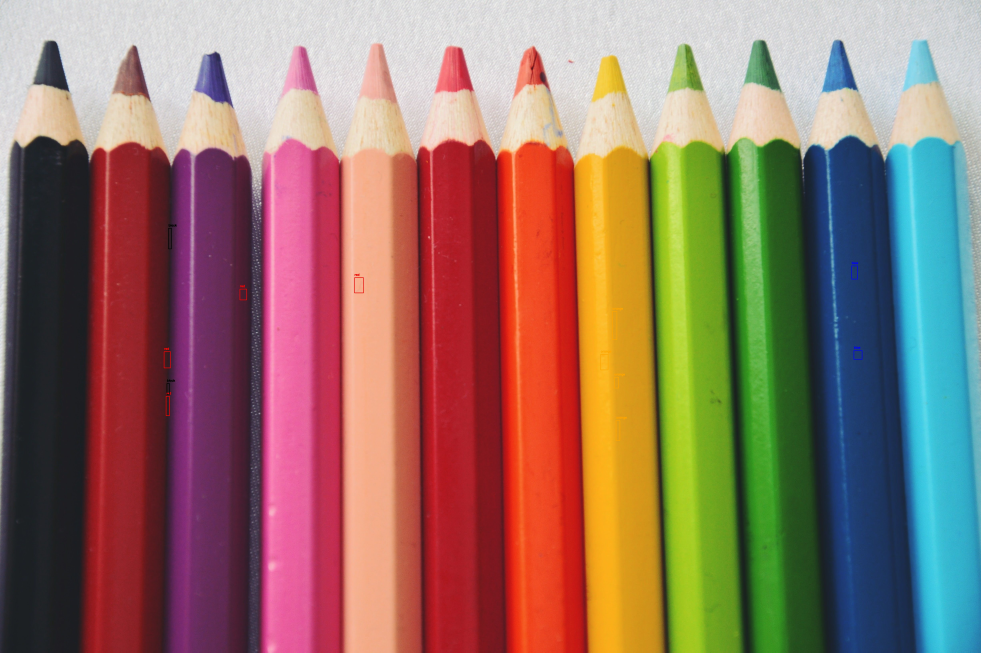
#> input picture output/pencils_detected.jpg, 4905 x 3261 px (shown at 1/5 size)
$ python main.py --image ../output/pencils_detected.jpg
#> lines starting #> are read from the running program, lines starting #| are printed output that depends on the picture; after the words box and inside, x2 and y2 are one past the last pixel; in counts of white or black regions, pixels touching at a corner belong together
#!/usr/bin/env python
"""
Pencil Counter and Localizer
----------------------------
This script analyzes an image of pencils to:
1. Count green pencils
2. Localize green pencils
3. Count and localize other pencils grouped by color

Uses traditional computer vision techniques (no AI/ML).
"""

import cv2
import numpy as np
import matplotlib.pyplot as plt
import argparse
import json
import os
from typing import List, Tuple, Dict, Any


def load_image(image_path: str) -> np.ndarray:
    """
    Load an image from the specified path.

    Args:
        image_path: Path to the image file

    Returns:
        Loaded image in BGR format
    """
    if not os.path.exists(image_path):
        raise FileNotFoundError(f"Image file not found: {image_path}")

    image = cv2.imread(image_path)
    if image is None:
        raise ValueError(f"Failed to load image: {image_path}")

    print(f"Loaded image with shape: {image.shape}")
    return image


def preprocess_image(image: np.ndarray) -> Tuple[np.ndarray, np.ndarray]:
    """
    Preprocess the image for pencil detection.

    Args:
        image: Input image in BGR format

    Returns:
        Tuple of (HSV image, blurred image)
    """
    # Convert to HSV color space
    hsv = cv2.cvtColor(image, cv2.COLOR_BGR2HSV)

    # Apply slight Gaussian blur to reduce noise
    blurred = cv2.GaussianBlur(image, (5, 5), 0)

    return hsv, blurred


def create_mask_for_color(hsv_image: np.ndarray, lower_bound: np.ndarray, upper_bound: np.ndarray) -> np.ndarray:
    """
    Create a binary mask for a given HSV color range.

    Args:
        hsv_image: Input image in HSV format
        lower_bound: Lower HSV bound for the color range
        upper_bound: Upper HSV bound for the color range

    Returns:
        Binary mask where the color is present
    """
    # Create initial mask
    mask = cv2.inRange(hsv_image, lower_bound, upper_bound)

    # Apply morphological operations to clean up the mask
    kernel = np.ones((9, 9), np.uint8)  # Increased kernel size for better connectivity
    mask = cv2.morphologyEx(mask, cv2.MORPH_OPEN, kernel)
    mask = cv2.morphologyEx(mask, cv2.MORPH_CLOSE, kernel)

    # Additional dilation to connect fragmented parts
    mask = cv2.dilate(mask, kernel, iterations=1)

    return mask


def find_pencils_in_mask(mask: np.ndarray, min_area: int = 500, max_area: int = 100000) -> List[Dict[str, Any]]:
    """
    Find pencil contours in a binary mask and filter by area and aspect ratio.

    Args:
        mask: Binary mask where pencils are white
        min_area: Minimum contour area to consider
        max_area: Maximum contour area to consider

    Returns:
        List of dictionaries with contour, bounding box, center and area information
    """
    # Find contours in the mask
    contours, _ = cv2.findContours(mask, cv2.RETR_EXTERNAL, cv2.CHAIN_APPROX_SIMPLE)

    # Filter contours by area and aspect ratio
    pencils = []
    for contour in contours:
        area = cv2.contourArea(contour)
        if min_area <= area <= max_area:
            # Get bounding box
            x, y, w, h = cv2.boundingRect(contour)

            # Calculate aspect ratio - pencils are typically elongated
            aspect_ratio = max(h, w) / min(h, w)

            # Filter by aspect ratio - pencils should be elongated
            if aspect_ratio >= 2.5:
                # Calculate center
                center_x = x + w // 2
                center_y = y + h // 2

                pencil_info = {
                    'contour': contour,
                    'bbox': (x, y, w, h),
                    'center': (center_x, center_y),
                    'area': area,
                    'aspect_ratio': aspect_ratio
                }

                pencils.append(pencil_info)

    return pencils


def get_dominant_color(image: np.ndarray, mask: np.ndarray) -> Tuple[int, int, int]:
    """
    Extract the dominant color from a region defined by a mask.

    Args:
        image: Input image in BGR format
        mask: Binary mask defining the region of interest

    Returns:
        Dominant color as BGR tuple
    """
    # Apply mask to the original image
    masked_img = cv2.bitwise_and(image, image, mask=mask)

    # Get non-zero pixels (pixels that belong to the pencil)
    non_zero_pixels = masked_img[mask > 0]

    # If no pixels, return black
    if len(non_zero_pixels) == 0:
        return (0, 0, 0)

    # Calculate average color
    average_color = np.mean(non_zero_pixels, axis=0)

    return tuple(map(int, average_color))


def classify_color(hsv_color: Tuple[int, int, int]) -> str:
    """
    Classify a color based on its HSV values.

    Args:
        hsv_color: Color in HSV format

    Returns:
        Color name as string
    """
    h, s, v = hsv_color

    # Define color ranges (hue values)
    # Hue ranges from 0 to 179 in OpenCV
    if s < 50 or v < 50:
        return "gray"

    if 0 <= h <= 10 or 170 <= h <= 180:
        return "red"
    elif 11 <= h <= 25:
        return "orange"
    elif 26 <= h <= 35:
        return "yellow"
    elif 36 <= h <= 70:
        return "green"
    elif 71 <= h <= 85:
        return "light_blue"
    elif 86 <= h <= 130:
        return "blue"
    elif 131 <= h <= 160:
        return "purple"
    else:
        return "pink"


def detect_green_pencils(image: np.ndarray, debug: bool = False) -> List[Dict[str, Any]]:
    """
    Detect green pencils in the image.

    Args:
        image: Input image in BGR format
        debug: If True, save debug images

    Returns:
        List of dictionaries containing green pencil information
    """
    # Preprocess image
    hsv, blurred = preprocess_image(image)

    # Define green color range in HSV - expanded range for better detection
    lower_green = np.array([35, 40, 40])  # Adjusted lower bound
    upper_green = np.array([85, 255, 255])  # Adjusted upper bound

    # Create mask for green color
    green_mask = create_mask_for_color(hsv, lower_green, upper_green)

    # Save debug image if requested
    if debug:
        debug_dir = os.path.join(os.getcwd(), "debug")
        os.makedirs(debug_dir, exist_ok=True)
        cv2.imwrite(os.path.join(debug_dir, "green_mask.jpg"), green_mask)

        # Create a visualization of the mask on the original image
        mask_overlay = image.copy()
        mask_overlay[green_mask > 0] = [0, 255, 0]  # Green overlay
        cv2.imwrite(os.path.join(debug_dir, "green_mask_overlay.jpg"), mask_overlay)

    # Find pencils in the green mask
    green_pencils = find_pencils_in_mask(green_mask)

    # For each green pencil, extract its dominant color in BGR and HSV
    for i, pencil in enumerate(green_pencils):
        # Create a mask for just this pencil
        single_pencil_mask = np.zeros_like(green_mask)
        cv2.drawContours(single_pencil_mask, [pencil['contour']], 0, 255, -1)

        # Get dominant color in BGR
        bgr_color = get_dominant_color(image, single_pencil_mask)
        pencil['bgr_color'] = bgr_color

        # Convert to HSV
        hsv_color = cv2.cvtColor(np.uint8([[bgr_color]]), cv2.COLOR_BGR2HSV)[0][0]
        pencil['hsv_color'] = tuple(hsv_color)

        # Classify color
        pencil['color_name'] = "green"  # We know it's green since we used green mask

        # Save debug image if requested
        if debug:
            x, y, w, h = pencil['bbox']
            # Extract the pencil region
            pencil_img = image[y:y+h, x:x+w].copy()
            cv2.imwrite(os.path.join(debug_dir, f"green_pencil_{i}.jpg"), pencil_img)

    print(f"Found {len(green_pencils)} green pencils")
    return green_pencils


def detect_all_pencils(image: np.ndarray, debug: bool = False) -> List[Dict[str, Any]]:
    """
    Detect all pencils in the image and classify them by color.

    Args:
        image: Input image in BGR format
        debug: If True, save debug images

    Returns:
        List of dictionaries containing pencil information with color classification
    """
    # Preprocess image
    hsv, blurred = preprocess_image(image)

    # Convert to grayscale for edge detection
    gray = cv2.cvtColor(blurred, cv2.COLOR_BGR2GRAY)

    # Apply adaptive thresholding for better segmentation
    thresh = cv2.adaptiveThreshold(gray, 255, cv2.ADAPTIVE_THRESH_GAUSSIAN_C,
                                 cv2.THRESH_BINARY_INV, 11, 2)

    # Apply Canny edge detection with adjusted parameters
    edges = cv2.Canny(gray, 30, 120)  # Lowered thresholds to detect more edges

    # Combine thresholding and edge detection for better results
    combined = cv2.bitwise_or(thresh, edges)

    # Dilate edges to connect gaps
    kernel = np.ones((9, 9), np.uint8)  # Larger kernel
    dilated_edges = cv2.dilate(combined, kernel, iterations=3)  # More iterations

    # Save debug images if requested
    if debug:
        debug_dir = os.path.join(os.getcwd(), "debug")
        os.makedirs(debug_dir, exist_ok=True)
        cv2.imwrite(os.path.join(debug_dir, "gray.jpg"), gray)
        cv2.imwrite(os.path.join(debug_dir, "thresh.jpg"), thresh)
        cv2.imwrite(os.path.join(debug_dir, "edges.jpg"), edges)
        cv2.imwrite(os.path.join(debug_dir, "combined.jpg"), combined)
        cv2.imwrite(os.path.join(debug_dir, "dilated_edges.jpg"), dilated_edges)

    # Find contours in the edge map
    contours, _ = cv2.findContours(dilated_edges, cv2.RETR_EXTERNAL, cv2.CHAIN_APPROX_SIMPLE)

    # Filter contours by size and shape to find pencils
    pencils = []
    for i, contour in enumerate(contours):
        # Calculate area and filter by size
        area = cv2.contourArea(contour)
        if 500 <= area <= 100000:  # Adjusted thresholds
            # Get bounding box
            x, y, w, h = cv2.boundingRect(contour)

            # Filter by aspect ratio (pencils are elongated)
            aspect_ratio = max(w, h) / min(w, h)
            if aspect_ratio > 2.5:  # Pencils typically have high aspect ratio
                # Calculate center
                center_x = x + w // 2
                center_y = y + h // 2

                # Create a mask for this pencil
                pencil_mask = np.zeros_like(gray)
                cv2.drawContours(pencil_mask, [contour], 0, 255, -1)

                # Get dominant color in BGR
                bgr_color = get_dominant_color(image, pencil_mask)

                # Convert to HSV for better color classification
                hsv_color = cv2.cvtColor(np.uint8([[bgr_color]]), cv2.COLOR_BGR2HSV)[0][0]

                # Classify color
                color_name = classify_color(hsv_color)

                # Store pencil information
                pencil_info = {
                    'contour': contour,
                    'bbox': (x, y, w, h),
                    'center': (center_x, center_y),
                    'area': area,
                    'aspect_ratio': aspect_ratio,
                    'bgr_color': bgr_color,
                    'hsv_color': tuple(hsv_color),
                    'color_name': color_name
                }

                pencils.append(pencil_info)

                # Save debug image if requested
                if debug:
                    # Extract the pencil region
                    pencil_img = image[y:y+h, x:x+w].copy()
                    cv2.imwrite(os.path.join(debug_dir, f"pencil_{i}_{color_name}.jpg"), pencil_img)

    print(f"Found {len(pencils)} pencils in total")
    return pencils


def visualize_results(image: np.ndarray,
                    green_pencils: List[Dict[str, Any]],
                    all_pencils: List[Dict[str, Any]],
                    output_path: str = None) -> np.ndarray:
    """
    Visualize detection results by drawing bounding boxes and labels.

    Args:
        image: Original input image
        green_pencils: List of detected green pencils
        all_pencils: List of all detected pencils
        output_path: Path to save the visualization (optional)

    Returns:
        Annotated image
    """
    # Create a copy of the image for visualization
    vis_image = image.copy()

    # Define colors for visualization (BGR format)
    color_map = {
        "red": (0, 0, 255),
        "orange": (0, 165, 255),
        "yellow": (0, 255, 255),
        "green": (0, 255, 0),
        "light_blue": (255, 255, 0),
        "blue": (255, 0, 0),
        "purple": (255, 0, 255),
        "pink": (203, 192, 255),
        "gray": (128, 128, 128)
    }

    # Group pencils by color
    pencils_by_color = {}
    for pencil in all_pencils:
        color = pencil['color_name']
        if color not in pencils_by_color:
            pencils_by_color[color] = []
        pencils_by_color[color].append(pencil)

    # Draw all pencils with their color classification
    for color_name, pencils in pencils_by_color.items():
        box_color = color_map.get(color_name, (255, 255, 255))  # Default to white if color not in map

        for i, pencil in enumerate(pencils):
            x, y, w, h = pencil['bbox']

            # Draw bounding box
            cv2.rectangle(vis_image, (x, y), (x + w, y + h), box_color, 2)

            # Draw label with color name and index
            label = f"{color_name} {i+1}"
            cv2.putText(vis_image, label, (x, y - 10), cv2.FONT_HERSHEY_SIMPLEX, 0.6, box_color, 2)

    # Highlight green pencils with thicker boxes
    for i, pencil in enumerate(green_pencils):
        x, y, w, h = pencil['bbox']

        # Draw thicker bounding box for green pencils
        cv2.rectangle(vis_image, (x, y), (x + w, y + h), (0, 255, 0), 4)

        # Draw label with index
        label = f"GREEN {i+1}"
        cv2.putText(vis_image, label, (x, y - 10), cv2.FONT_HERSHEY_SIMPLEX, 0.8, (0, 255, 0), 2)

    # Add summary text
    summary_text = []
    summary_text.append(f"Total pencils: {len(all_pencils)}")
    summary_text.append(f"Green pencils: {len(green_pencils)}")

    for i, line in enumerate(summary_text):
        cv2.putText(vis_image, line, (10, 30 + i * 30), cv2.FONT_HERSHEY_SIMPLEX, 0.8, (255, 255, 255), 2)

    # Save the visualization if output path is provided
    if output_path:
        os.makedirs(os.path.dirname(output_path), exist_ok=True)
        cv2.imwrite(output_path, vis_image)
        print(f"Visualization saved to {output_path}")

    return vis_image


def generate_results_json(green_pencils: List[Dict[str, Any]],
                        all_pencils: List[Dict[str, Any]],
                        output_path: str = None) -> Dict[str, Any]:
    """
    Generate a JSON with detection results.

    Args:
        green_pencils: List of detected green pencils
        all_pencils: List of all detected pencils
        output_path: Path to save the JSON (optional)

    Returns:
        Results dictionary
    """
    # Group pencils by color
    pencils_by_color = {}
    for pencil in all_pencils:
        color = pencil['color_name']
        if color not in pencils_by_color:
            pencils_by_color[color] = []

        # Extract relevant information (exclude contour which is not JSON serializable)
        pencil_info = {
            'bbox': pencil['bbox'],
            'center': pencil['center'],
            'area': float(pencil['area']),  # Convert numpy types to native Python types
            'bgr_color': [int(c) for c in pencil['bgr_color']]
        }

        pencils_by_color[color].append(pencil_info)

    # Create results dictionary
    results = {
        'total_pencils': len(all_pencils),
        'pencils_by_color': {}
    }

    # Add count and positions for each color
    for color, pencils in pencils_by_color.items():
        results['pencils_by_color'][color] = {
            'count': len(pencils),
            'positions': [p['center'] for p in pencils]
        }

    # Add specific section for green pencils
    green_positions = [{'center': p['center'], 'bbox': p['bbox']} for p in green_pencils]
    results['green_pencils'] = {
        'count': len(green_pencils),
        'positions': green_positions
    }

    # Save to JSON file if output path is provided
    if output_path:
        os.makedirs(os.path.dirname(output_path), exist_ok=True)
        with open(output_path, 'w') as f:
            json.dump(results, f, indent=2)
        print(f"Results saved to {output_path}")

    return results


def main():
    """Main function to run the pencil detection pipeline."""
    # Parse command line arguments
    parser = argparse.ArgumentParser(description='Detect and count pencils by color')
    parser.add_argument('--image', type=str, required=True, help='Path to the input image')
    parser.add_argument('--output-dir', type=str, default='output', help='Directory to save output files')
    parser.add_argument('--show', action='store_true', help='Show visualization')
    parser.add_argument('--debug', action='store_true', help='Enable debug mode with additional visualizations')
    args = parser.parse_args()

    # Create output directory
    os.makedirs(args.output_dir, exist_ok=True)

    # Create debug directory if debug mode is enabled
    if args.debug:
        debug_dir = os.path.join(os.getcwd(), "debug")
        os.makedirs(debug_dir, exist_ok=True)
        print(f"Debug mode enabled. Debug images will be saved to {debug_dir}")

    # Load image
    image = load_image(args.image)
#> in load_image, image is the input picture: shape (3261, 4905, 3); mean B, G, R 101.6, 114.9, 147.5
#| Loaded image with shape: (3261, 4905, 3)
    print(f"Loaded image with shape: {image.shape}")
#| Loaded image with shape: (3261, 4905, 3)

    # Save original image for reference if in debug mode
    if args.debug:
        cv2.imwrite(os.path.join(debug_dir, "original.jpg"), image)

    # Detect green pencils (Task 1 & 2)
    green_pencils = detect_green_pencils(image, debug=args.debug)
#> in create_mask_for_color, `mask = cv2.inRange(hsv_image, lower_bound, upper_bound)`:
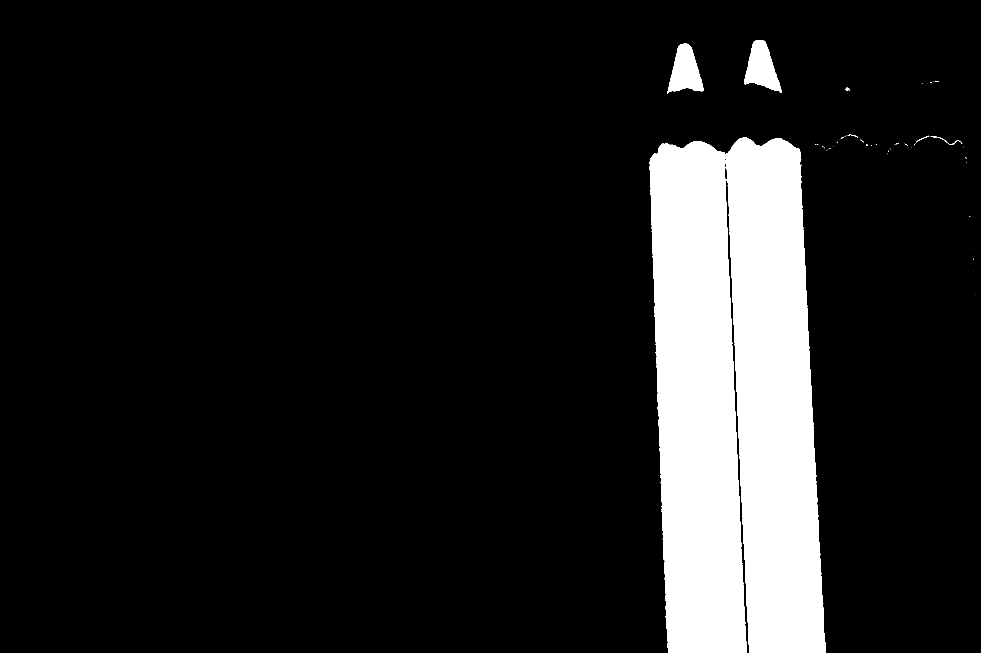
#> mask: shape (3261, 4905) (shown at 1/5 size); 12.3% white; 85 white regions (74 under 20 px), largest, box (x1, y1, x2, y2) and area: (3248, 688, 4128, 3261) 1916712, (3720, 200, 3908, 464) 27489, (3337, 218, 3520, 469) 27116
#> in create_mask_for_color, `mask = cv2.dilate(mask, kernel, iterations=1)`:
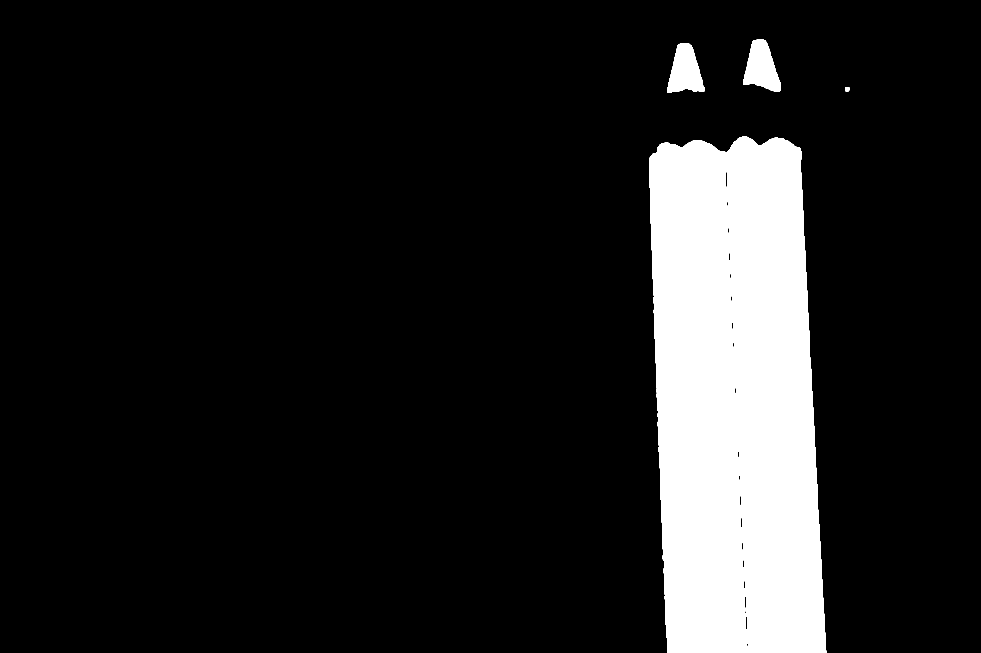
#> mask: shape (3261, 4905) (shown at 1/5 size); 12.7% white; 4 white regions
#> in find_pencils_in_mask, `contours, _ = cv2.findContours(mask, cv2.RETR_EXTERNAL, cv2.CHAIN_APPR..`: contours = 4 contours; box (x1, y1, x2, y2) and area: (3245, 684, 4131, 3261) 1956264, (3717, 197, 3905, 458) 30520, (3336, 215, 3522, 463) 30184, (4227, 436, 4246, 456) 336
#> the loop in find_pencils_in_mask, `for contour in contours:` made 4 passes
#> (area, x, y, w, h, aspect_ratio) on passes 3 to 4: (30183.5, 3336, 215, 186, 248, 1.33), (30519.5, 3717, 197, 188, 261, 1.39)
#> after the loop in find_pencils_in_mask, `for contour in contours:`: pencils = []
#| Found 0 green pencils
#> green_pencils = []

    # Detect all pencils (Task 3)
    all_pencils = detect_all_pencils(image, debug=args.debug)
#> in detect_all_pencils, `gray = cv2.cvtColor(blurred, cv2.COLOR_BGR2GRAY)`:
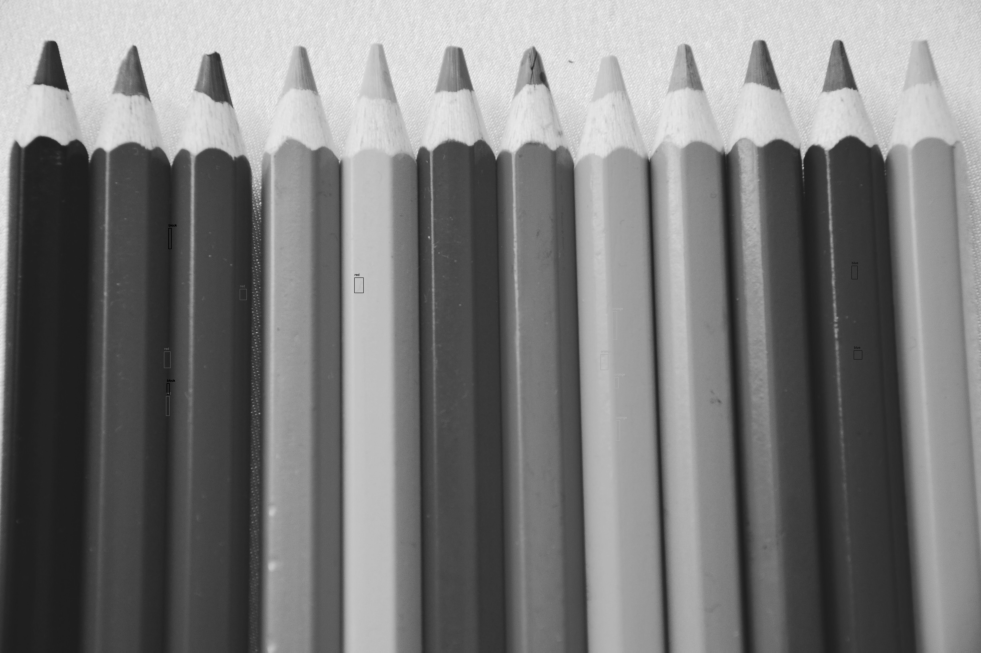
#> gray: shape (3261, 4905) (shown at 1/5 size); min 1, max 243, mean 123.1
#> (the rest of the program and of its run is left out)
